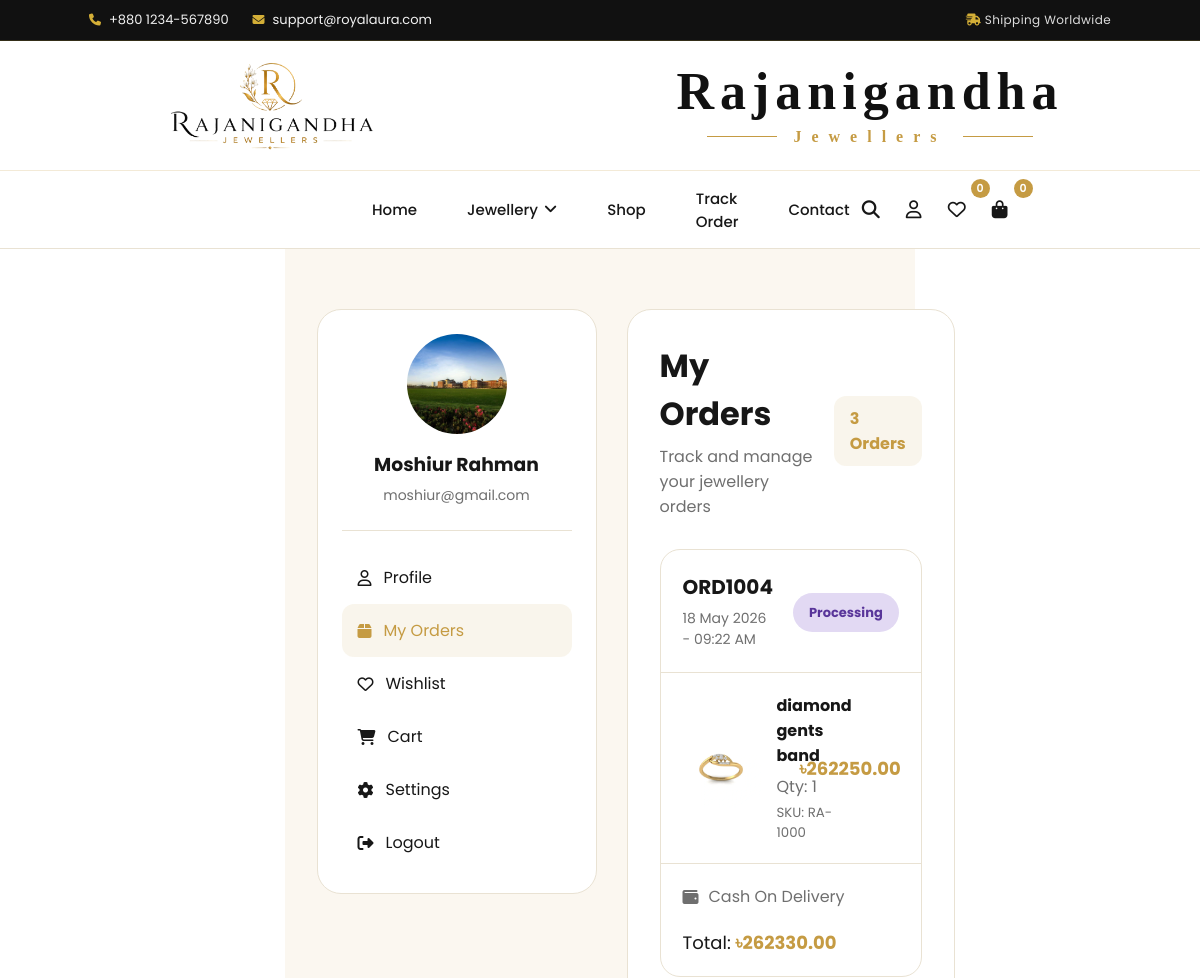
Before: /profile/orders/ (signed in, upper part) with the older database file.
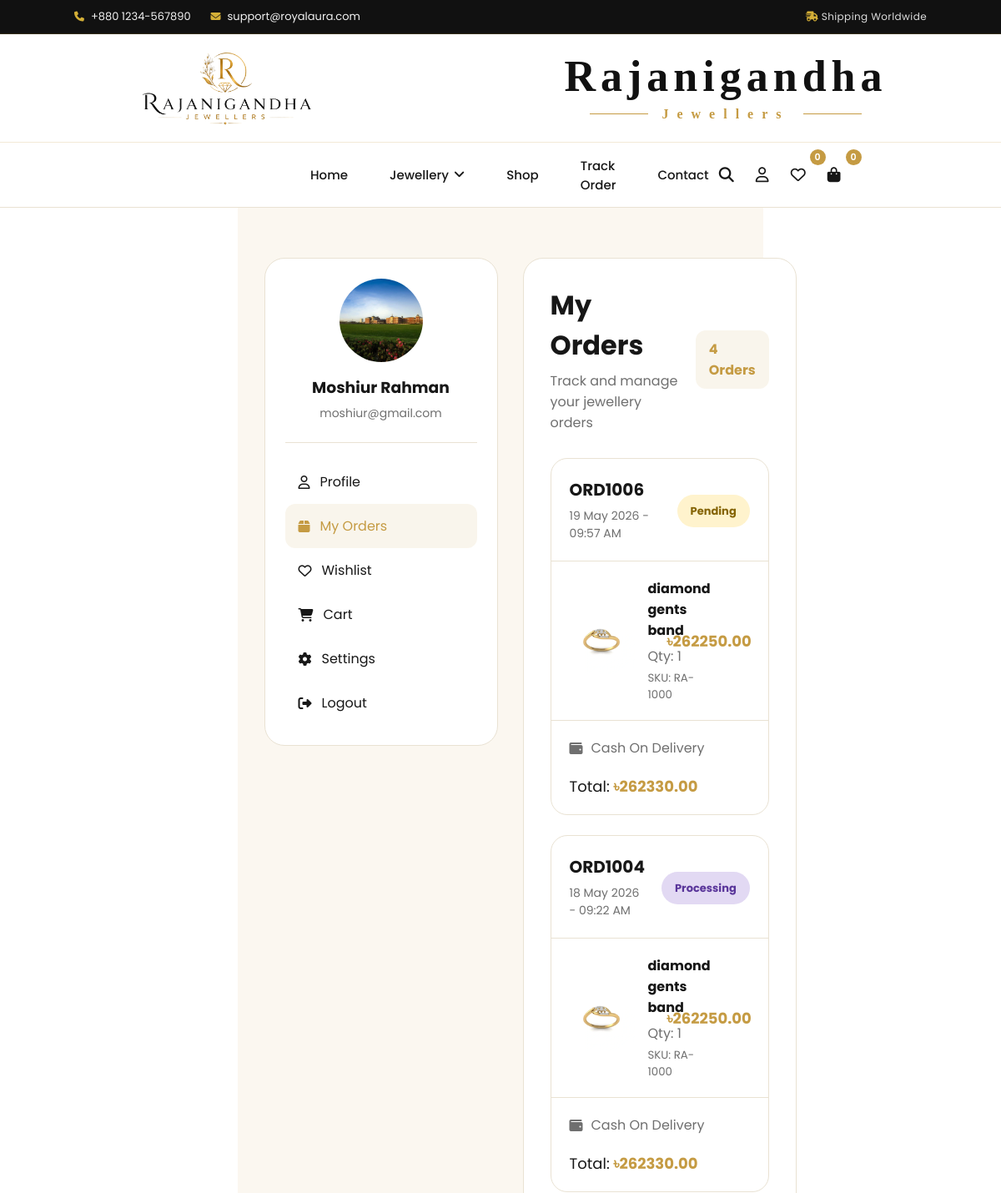
After: the same page with the newer database file.
### apps/dashboard/models.py (models this page shows, shortened)
class User(AbstractUser):
    username = None
    email = models.EmailField(unique=True)
    USER_TYPES = (
        (1, "admin"),
        (2, "member"),
    )
    user_type = models.IntegerField(choices=USER_TYPES)
    USERNAME_FIELD = "email"
    REQUIRED_FIELDS = []
    objects = UserManager()

### apps/pages/models.py (models this page shows, shortened)
class Profile(models.Model):
    GENDER_CHOICES = (
        (1, "Male"),
        (2, "Female"),
        (3, "Other"),
    )
    user = models.OneToOneField(
        settings.AUTH_USER_MODEL,
        on_delete=models.CASCADE,
        related_name="profile"
    )
    profile_image = models.ImageField(
        upload_to="profiles/",
        blank=True,
        null=True
    )
    phone = models.CharField(
        max_length=20,
        blank=True
    )
    alternate_phone = models.CharField(
        max_length=20,
        blank=True
    )
    gender = models.PositiveIntegerField(
        choices=GENDER_CHOICES,
        blank=True,
        null=True
    )
    date_of_birth = models.DateField(
        blank=True,
        null=True
    )
    address = models.TextField(
        blank=True
    )
    city = models.CharField(
        max_length=100,
        blank=True
    )
    area = models.CharField(
        max_length=100,
        blank=True
    )
    zip_code = models.CharField(
        max_length=20,
        blank=True
    )
    bio = models.TextField(
        blank=True
    )
    created_at = models.DateTimeField(
        auto_now_add=True
    )
    updated_at = models.DateTimeField(
        auto_now=True
    )
    class Meta:
        ordering = ["-id"]

class Order(models.Model):
    ORDER_STATUS = (
        (1, "Pending"),
        (2, "Confirmed"),
        (3, "Processing"),
        (4, "Shipped"),
        (5, "Delivered"),
        (6, "Cancelled"),
    )
    PAYMENT_METHODS = (
        (1, "Cash On Delivery"),
        (2, "bKash"),
        (3, "Nagad"),
        (4, "Card"),
    )
    user = models.ForeignKey(
        settings.AUTH_USER_MODEL,
        on_delete=models.CASCADE,
        related_name="orders"
    )
    order_id = models.CharField(
        max_length=50,
        unique=True,
        blank=True
    )
    full_name = models.CharField(max_length=150)
    phone = models.CharField(max_length=20)
    email = models.EmailField(blank=True)
    city = models.CharField(max_length=100)
    area = models.CharField(max_length=100)
    zip_code = models.CharField(max_length=20, blank=True)
    address = models.TextField()
    delivery_note = models.TextField(blank=True)
    payment_method = models.PositiveIntegerField(
        choices=PAYMENT_METHODS,
        default=1
    )
    subtotal = models.DecimalField(max_digits=12, decimal_places=2, default=0)
    delivery_charge = models.DecimalField(max_digits=12, decimal_places=2, default=0)
    discount_amount = models.DecimalField(max_digits=12, decimal_places=2, default=0)
    total_amount = models.DecimalField(max_digits=12, decimal_places=2, default=0)
    status = models.PositiveIntegerField(
        choices=ORDER_STATUS,
        default=1
    )
    is_paid = models.BooleanField(default=False)
    created_at = models.DateTimeField(auto_now_add=True)
    updated_at = models.DateTimeField(auto_now=True)
    class Meta:
        ordering = ["-id"]

class OrderItem(models.Model):
    order = models.ForeignKey(
        Order,
        on_delete=models.CASCADE,
        related_name="items"
    )
    product = models.ForeignKey(
        Product,
        on_delete=models.CASCADE,
        related_name="order_items"
    )
    product_name = models.CharField(max_length=255)
    product_sku = models.CharField(
        max_length=100,
        blank=True
    )
    product_image = models.ImageField(
        upload_to="orders/products/",
        blank=True,
        null=True
    )
    quantity = models.PositiveIntegerField(default=1)
    weight = models.DecimalField(
        max_digits=10,
        decimal_places=2,
        default=0
    )
    price = models.DecimalField(
        max_digits=12,
        decimal_places=2,
        default=0
    )
    total_price = models.DecimalField(
        max_digits=12,
        decimal_places=2,
        default=0
    )
    created_at = models.DateTimeField(auto_now_add=True)
    class Meta:
        ordering = ["-id"]

### apps/pages/views.py (the view)
# urls.py: path("profile/orders/", views.order_view, name="orders"),
@login_required
def order_view(request):
    if request.user.user_type != 2:
        return redirect("dashboard:home")
    orders = Order.objects.prefetch_related(
        "items"
    ).filter(
        user=request.user
    ).order_by("-id")
    return render(request, "pages/order.html", {
        "orders": orders
    })

### apps/pages/templates/pages/order.html (shortened to what this page needs)
{% extends 'base/base.html' %}
{% load static %}
{% block content %}
<div class = "cart_border">
<section class="profile-section">
    <div class="profile-wrapper">
        <aside class="profile-sidebar">
            <div class="profile-user">
                {% if request.user.profile.profile_image %}
                    <img
                        src="{{ request.user.profile.profile_image.url }}"
                        class="profile-avatar-img"
                        alt="{{ request.user.first_name }}"
                    >
                {% else %}
                    <div class="profile-avatar">
                        {{ request.user.first_name|slice:":1" }}
                    </div>
                {% endif %}
                <h3>
                    {{ request.user.first_name }}
                </h3>
                <p>
                    {{ request.user.email }}
                </p>
            </div>
            <div class="profile-menu">
                <a href="{% url 'pages:profile' %}">
                    <i class="fa-regular fa-user"></i>
                    Profile
                </a>
                <a href="{% url 'pages:orders' %}" class="active">
                    <i class="fa-solid fa-box"></i>
                    My Orders
                </a>
                <a href="{% url 'pages:wishlist' %}">
                    <i class="fa-regular fa-heart"></i>
                    Wishlist
                </a>
                <a href="{% url 'pages:cart' %}">
                    <i class="fa-solid fa-cart-shopping"></i>
                    Cart
                </a>
                <a href="{% url 'pages:settings' %}">
                    <i class="fa-solid fa-gear"></i>
                    Settings
                </a>
                <a href="{% url 'dashboard:logout' %}">
                    <i class="fa-solid fa-right-from-bracket"></i>
                    Logout
                </a>
            </div>
        </aside>
        <div class="profile-content">
            <div class="profile-card">
                <div class="profile-card-header order-header">
                    <div>
                        <h2>My Orders</h2>
                        <p>
                            Track and manage your jewellery orders
                        </p>
                    </div>
                    <div class="order-count">
                        {{ orders.count }} Orders
                    </div>
                </div>
                {% if orders %}
                    <div class="orders-wrapper">
                        {% for order in orders %}
                        <div class="order-card">
                            <div class="order-top">
                                <div>
                                    <div class="order-id">
                                        {{ order.order_id }}
                                    </div>
                                    <div class="order-date">
                                        {{ order.created_at|date:"d M Y - h:i A" }}
                                    </div>
                                </div>
                                <div>
                                    {% if order.status == 1 %}
                                        <span class="status pending">
                                            Pending
                                        </span>
                                    {% elif order.status == 2 %}
                                        <span class="status confirmed">
                                            Confirmed
                                        </span>
                                    {% elif order.status == 3 %}
                                        <span class="status processing">
                                            Processing
                                        </span>
                                    {% elif order.status == 4 %}
                                        <span class="status shipped">
                                            Shipped
                                        </span>
                                    {% elif order.status == 5 %}
                                        <span class="status delivered">
                                            Delivered
                                        </span>
                                    {% elif order.status == 6 %}
                                        <span class="status cancelled">
                                            Cancelled
                                        </span>
                                    {% endif %}
                                </div>
                            </div>
                            <div class="order-items">
                                {% for item in order.items.all %}
                                <div class="order-item">
                                    <div class="order-product">
                                        {% if item.product_image %}
                                            <img
                                                src="{{ item.product_image.url }}"
                                                alt="{{ item.product_name }}"
                                            >
                                        {% endif %}
                                        <div>
                                            <h4>
                                                {{ item.product_name }}
                                            </h4>
                                            <span>
                                                Qty: {{ item.quantity }}
                                            </span>
                                            <small>
                                                SKU: {{ item.product_sku }}
                                            </small>
                                        </div>
                                    </div>
                                    <div class="item-price">
                                        ৳{{ item.total_price }}
                                    </div>
                                </div>
                                {% endfor %}
                            </div>
                            <div class="order-footer">
                                <div class="payment-method">
                                    <i class="fa-solid fa-wallet"></i>
                                    {{ order.get_payment_method_display }}
                                </div>
                                <div class="order-total">
                                    Total:
                                    <strong>
                                        ৳{{ order.total_amount }}
                                    </strong>
                                </div>
                            </div>
                        </div>
                        {% endfor %}
                    </div>
                {% endif %}
            </div>
        </div>
    </div>
</section>
</div>
{% endblock %}

### apps/pages/templates/base/base.html (shortened to what this page needs)
{% load static %}
<!DOCTYPE html>
<html lang="en">
<head>
    <link
        rel="stylesheet"
        href="https://cdnjs.cloudflare.com/ajax/libs/font-awesome/6.5.0/css/all.min.css"
    >
    <link
        rel="stylesheet"
        href="{% static 'css/frontend.css' %}"
    >
</head>
<body>
    {% include "components/topbar.html" %}
    {% include "components/logo.html" %}
    {% include "components/navbar.html" %}
    {% block content %}
    {% endblock %}
</body>
</html>

### apps/pages/templates/components/topbar.html
<div class="top-bar">
    <div class="top-left">
        <a href="tel:+8801234567890">
            <i class="fa-solid fa-phone"></i>
            +880 1234-567890
        </a>
        <a href="mailto:support@royalaura.com">
            <i class="fa-solid fa-envelope"></i>
            support@royalaura.com
        </a>
    </div>
    <div class="top-right">
        <span>
            <i class="fa-solid fa-truck-fast"></i>
            Shipping Worldwide
        </span>
    </div>
</div>

### apps/pages/templates/components/logo.html
{% load static %}
<section class="brand-logo-section">
    <a href="{% url 'pages:home' %}" class="brand-logo">
        <img
            src="{% static 'images/logo/logo.png' %}"
            alt="Rajanigandha Jewellers"
            class="brand-logo-img"
        >
        <div class="brand-text">
            <h1>Rajanigandha</h1>
            <span>Jewellers</span>
        </div>
    </a>
</section>

### apps/pages/templates/components/navbar.html (shortened to what this page needs)
{% load static %}
<header class="navbar" id="navbar">
    <nav class="desktop-menu">
        <a href="{% url 'pages:home' %}">
            Home
        </a>
        <div class="nav-dropdown">
            <button class="dropdown-btn">
                Jewellery
                <i class="fa-solid fa-angle-down"></i>
            </button>
        </div>
        <a href="#products">
            Shop
        </a>
        <a href="#track">
            Track Order
        </a>
        <a href="#footer">
            Contact
        </a>
    </nav>
    <div class="nav-actions">
        <button id="searchToggle" class="icon-btn">
            <i class="fa-solid fa-magnifying-glass"></i>
        </button>
        {% if request.user.is_authenticated and request.user.user_type == 2 %}
            <div class="user-dropdown">
                <button class="icon-btn user-dropdown-btn">
                    <i class="fa-regular fa-user"></i>
                </button>
            </div>
        {% else %}
            <a href="{% url 'pages:login' %}" class="icon-btn">
                <i class="fa-regular fa-user"></i>
            </a>
        {% endif %}
        <a
            href="{% if request.user.is_authenticated %}{% url 'pages:wishlist' %}{% else %}javascript:void(0){% endif %}"
            class="icon-btn cart-btn wishlist-login-check"
            data-login="{% url 'pages:login' %}"
        >
            <i class="fa-regular fa-heart"></i>
            <span id="wishlistCount">
                {{ wishlist_count|default:0 }}
            </span>
        </a>
        <a
            href="{% if request.user.is_authenticated %}{% url 'pages:cart' %}{% else %}javascript:void(0){% endif %}"
            class="icon-btn cart-btn cart-login-check"
            data-login="{% url 'pages:login' %}"
        >
            <i class="fa-solid fa-bag-shopping"></i>
            <span id="cartCount">
                {{ cart_count|default:0 }}
            </span>
        </a>
    </div>
</header>

### apps/pages/templates/components/mobile_sidebar.html (shortened to what this page needs)
{% load static %}

### apps/pages/templates/components/footer.html (shortened to what this page needs)
{% load static %}

Changed rows visible on the page:
added Order: order_id "ORD1006", created_at "19 May 2026 - 09:57 AM", status "Pending", payment_method "Cash On Delivery", total_amount "262330.00"
added OrderItem: product_image (picture), product_name "diamond gents band", quantity "1", product_sku "RA-1000", total_price "262250.00", shown under "ORD1006"
Other visible differences:
{{ orders.count }}: "3" → "4"
